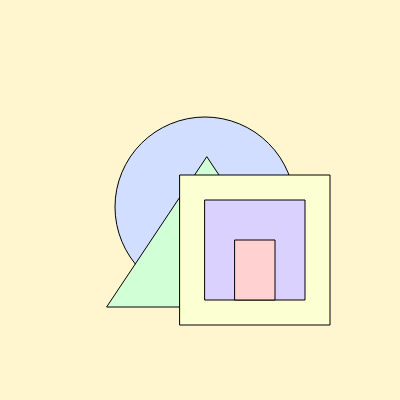
Frame 1 (no input)
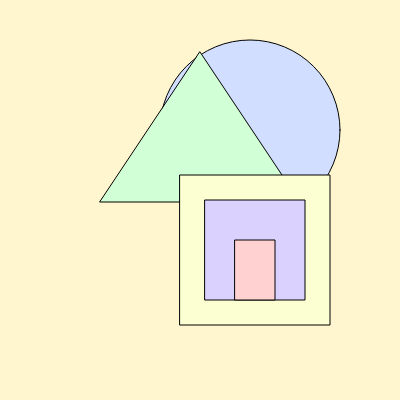
Frame 60 (no input)
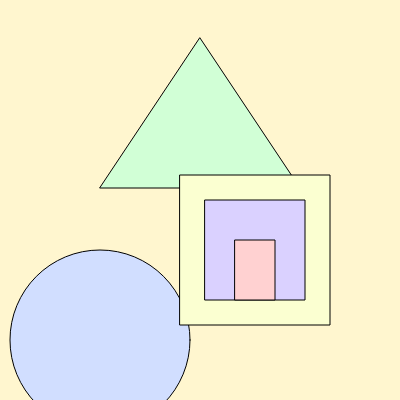
Frame 120 (the mouse pressed at the canvas centre since frame 60)

The p5.js sketch that drew these frames (run headless with seeded random() and noise() and a simulated clock; from frame 60 on, the mouse is pressed at the canvas centre):

// p5.js sketch
// ── sketch.js

let speed = 5;
let xSpeed2 = 7;
let ySpeed2 = 7;
let xspeed = 5
let yspeed = 7
let xpos = 200;
let ypos = 200;
let x1pos = 50;
let y1pos = -100;
function setup() {
  createCanvas(400, 400);
}

function draw() {
  xpos += xspeed;
  ypos += yspeed;
  x1pos += xSpeed2;
  y1pos += ySpeed2;
  background('#fff6cf');
  
  fill('#d1deff');  
  circle(xpos, ypos, 180); 
  
  fill('#d1ffd6');
  triangle(
  50 + x1pos,
  400 + y1pos,
  250 + x1pos,
  400 + y1pos,
  150 + x1pos,
  250 + y1pos
);
  

  fill('#fbffd1');
  square(180, 175, 150);

  fill('#dad1ff');
  square(205, 200, 100);

  fill('#ffd1d1');
  rect(235, 240, 40, 60);

  
  if(xpos >= width - 25 || xpos <= 25){
    xspeed *= (-1)
  } 
  else if(ypos >= height - 25 || ypos <= 25){
   yspeed *= (-1)
    }
   // Left and right walls
  if (250 + x1pos >= width || 50 + x1pos <= 0) {
    xSpeed2 *= -1;
  }

  // Top and bottom walls
  if (400 + y1pos >= height || 250 + y1pos <= 0) {
    ySpeed2 *= -1;
  }
}


  
  
    
  
